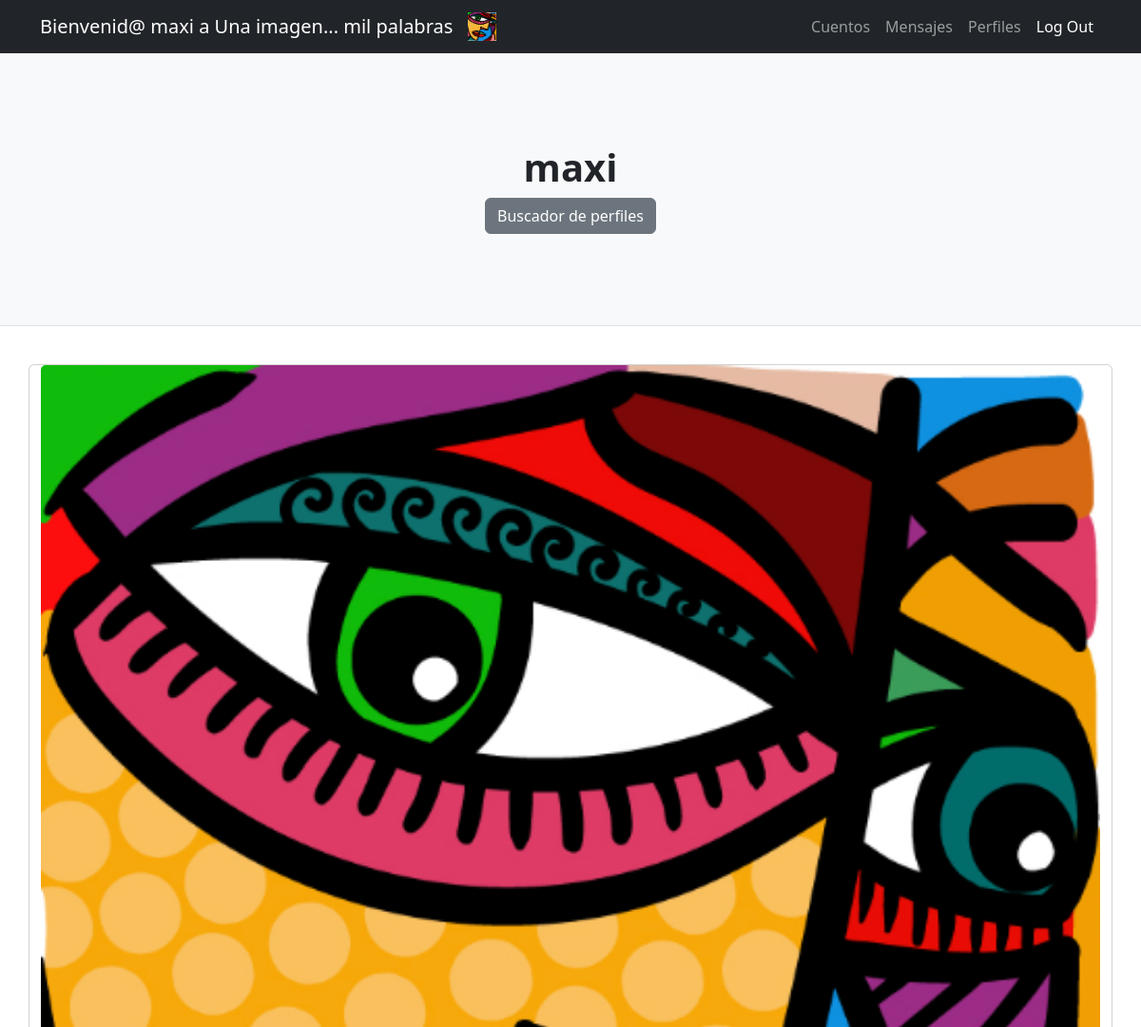
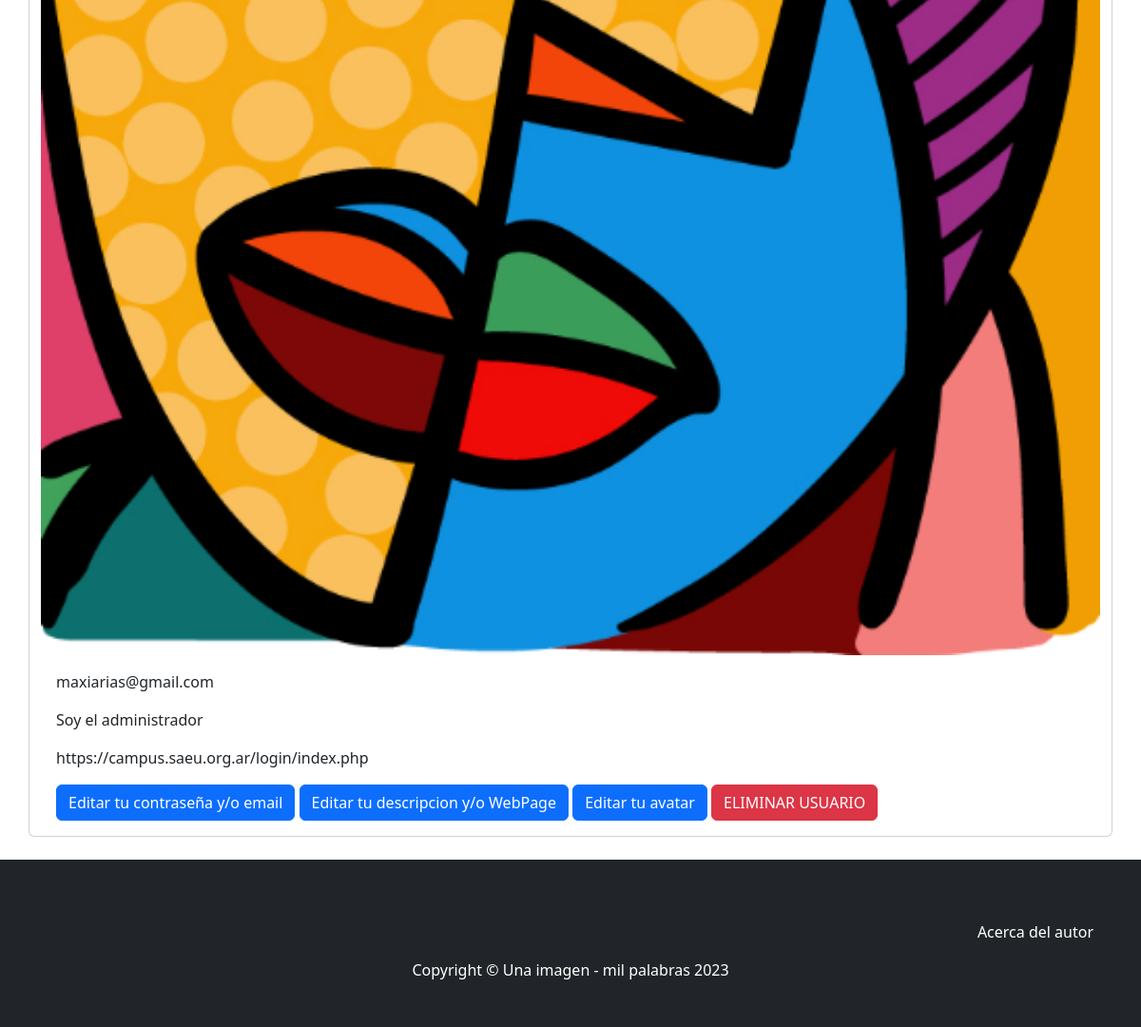
/AppUsuarios/verMiPerfil (signed in), run on the app's committed database (2 pictures, top to bottom).
### AppUsuarios/models.py (models this page shows, shortened)
class Perfil(models.Model):
    user=models.ForeignKey(User, related_name='user', on_delete=models.CASCADE)
    descripcion=models.CharField(max_length=20000,blank=True,null=True)
    pagina=models.URLField(max_length=200,blank=True,null=True)

### AppUsuarios/views.py (the view)
# urls.py: path('verMiPerfil', verMiPerfil, name='verMiPerfil'),
@login_required
def verMiPerfil(request):
    username=request.user.username
    email=request.user.email
    avatar=obtenerAvatar(request)
    perfil=Perfil.objects.filter(user=request.user.id)
    if len(perfil)!=0:
        descripcion=perfil[0].descripcion
        pagina=perfil[0].pagina
    else:
        descripcion=''
        pagina=''
    return render(request, 'AppUsuarios/verMiPerfil.html', {'username':username,'email':email,'avatar':avatar,'descripcion':descripcion,'pagina':pagina})

### AppUsuarios/views.py (called while the page is built)
@login_required
def obtenerAvatar(request):
    avatares=Avatar.objects.filter(user=request.user.id)
    if len(avatares)!=0:
        return avatares[0].imagen.url
    else:
        return "/media/avatars/default.png"

### AppUsuarios/templates/AppUsuarios/verMiPerfil.html (shortened to what this page needs)
{% extends "AppUsuarios/padre.html" %}
{% load static %}
{% block titulo %}
<h1 class="fw-bolder">{{ username }}</h1>
<div>
    <a class="btn btn-secondary" href="{% url 'buscarUsuario' %}">Buscador de perfiles</a>
</div>
{% endblock %}
{% block cuerpo %}
<body>
        <div class="card mb-4">
            <a href="#!"><img class="card-img-top" src="{{ avatar }}" alt="avatar"/></a>
            <div class="card-body">
                {% if user.is_authenticated %}
                <p class="card-text">{{ email }}</p>
                {% endif %}
                <p class="card-text">{{ descripcion }}</p>
                <p class="card-text">{{ pagina }}</p>
                <a class="btn btn-primary" href="{% url 'editarUser' %}">Editar tu contraseña y/o email</a>
                <a class="btn btn-primary" href="{% url 'editarPerfil' %}">Editar tu descripcion y/o WebPage</a>
                <a class="btn btn-primary" href="{% url 'agregarAvatar' %}">Editar tu avatar</a>
                <a class="btn btn-danger" href="{% url 'eliminarUsuario' %}">ELIMINAR USUARIO</a>
            </div>
        </div>
</body>
{% endblock %}

### AppUsuarios/templates/AppUsuarios/padre.html (shortened to what this page needs)
<!DOCTYPE html>
<html lang="en">
    <head>
        {% load static %}
        <link href="{% static 'AppUsuarios/css/styles.css' %}" rel="stylesheet" />
    </head>
    <body>
        <nav class="navbar navbar-expand-lg navbar-dark bg-dark">
            <div class="container">
                {% if user.is_authenticated %}
                <a class="navbar-brand" >Bienvenid@ {{ user.username }} a Una imagen... mil palabras</a>
                <img src="{{ avatar }}" alt="" width="30" height="30">
                <div class="collapse navbar-collapse" id="navbarSupportedContent">
                    <ul class="navbar-nav ms-auto mb-2 mb-lg-0">
                        <li class="nav-item"><a class="nav-link" href="{% url 'inicioCuentos' %}">Cuentos</a></li>
                        <li class="nav-item"><a class="nav-link" href="{% url 'mensajes' %}">Mensajes</a></li>
                        <li class="nav-item"><a class="nav-link" href="{% url 'verMiPerfil' %}">Perfiles</a></li>
                        <li class="nav-item"><a class="nav-link active" aria-current="page" href="{% url 'logout' %}">Log Out</a></li>
                    </ul>
                {% endif %}
                </div>
            </div>
        </nav>
        <header class="py-5 bg-light border-bottom mb-4">
            <div class="container">
                <div class="text-center my-5">
                    {% block titulo %}
                    {% endblock %}
                </div>
            </div>
        </header>
        <div class="container">
            <div class="row">
                {% block cuerpo %}
                {% endblock %}
            </div>
        </div>
        <footer class="py-5 bg-dark">
            <nav class="navbar navbar-expand-lg navbar-dark bg-dark">
                <div class="container">
                    <div class="collapse navbar-collapse" id="navbarSupportedContent">
                        <ul class="navbar-nav ms-auto mb-2 mb-lg-0">
                            <li class="nav-item"><a class="nav-link active" aria-current="page" href="{% url 'about' %}">Acerca del autor</a></li>
                        </ul>
                    </div>
                </div>
            </nav>
            <div class="container">
                <p class="m-0 text-center text-white">Copyright &copy; Una imagen - mil palabras 2023</p>
            </div>
        </footer>
    </body>
</html>

### data on the page
Perfil: descripcion "Soy el administrador", pagina "https://campus.saeu.org.ar/login/index.php"

### other printed values
{{ user.username }} "maxi"
{{ username }} "maxi"
{{ email }} "maxiarias@gmail.com"
